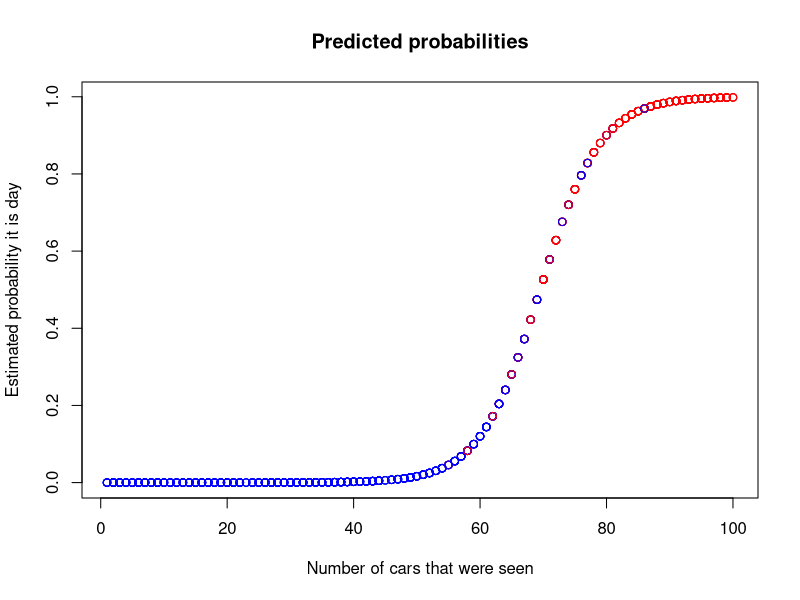

Here is the R script that generated this plot:
## ---- chunk 1
#| include: false
#| warning: false
#| message: false
# Create data frame
day_or_night <- data.frame(
  num_cars = sample.int(n = 100, size = 1000, replace = TRUE),
  noise = rnorm(n = 1000, mean = 0, sd = 10)
)
day_or_night$is_day <- ifelse(day_or_night$num_cars + day_or_night$noise > 70, 1, 0) # Adjust threshold for day

# Build logistic regression model
day_or_night_model <- glm(
  is_day ~ num_cars,
  data = day_or_night,
  family = binomial()
)

# Predictions
day_or_night_predictions <- predict(day_or_night_model, type = "response")
## ---- chunk 2
#| echo: false
#| fig-cap: Estimated Coefficients
summary(day_or_night_model)
## ---- chunk 3
#| echo: false
#| fig-cap: Cars vs probability of day
# Plot predictions
plot(day_or_night$num_cars, day_or_night_predictions, 
     xlab = "Number of cars that were seen",
     ylab = "Estimated probability it is day",
     main = "Predicted probabilities",
     col = ifelse(day_or_night$is_day == 1, "red", "blue"))
